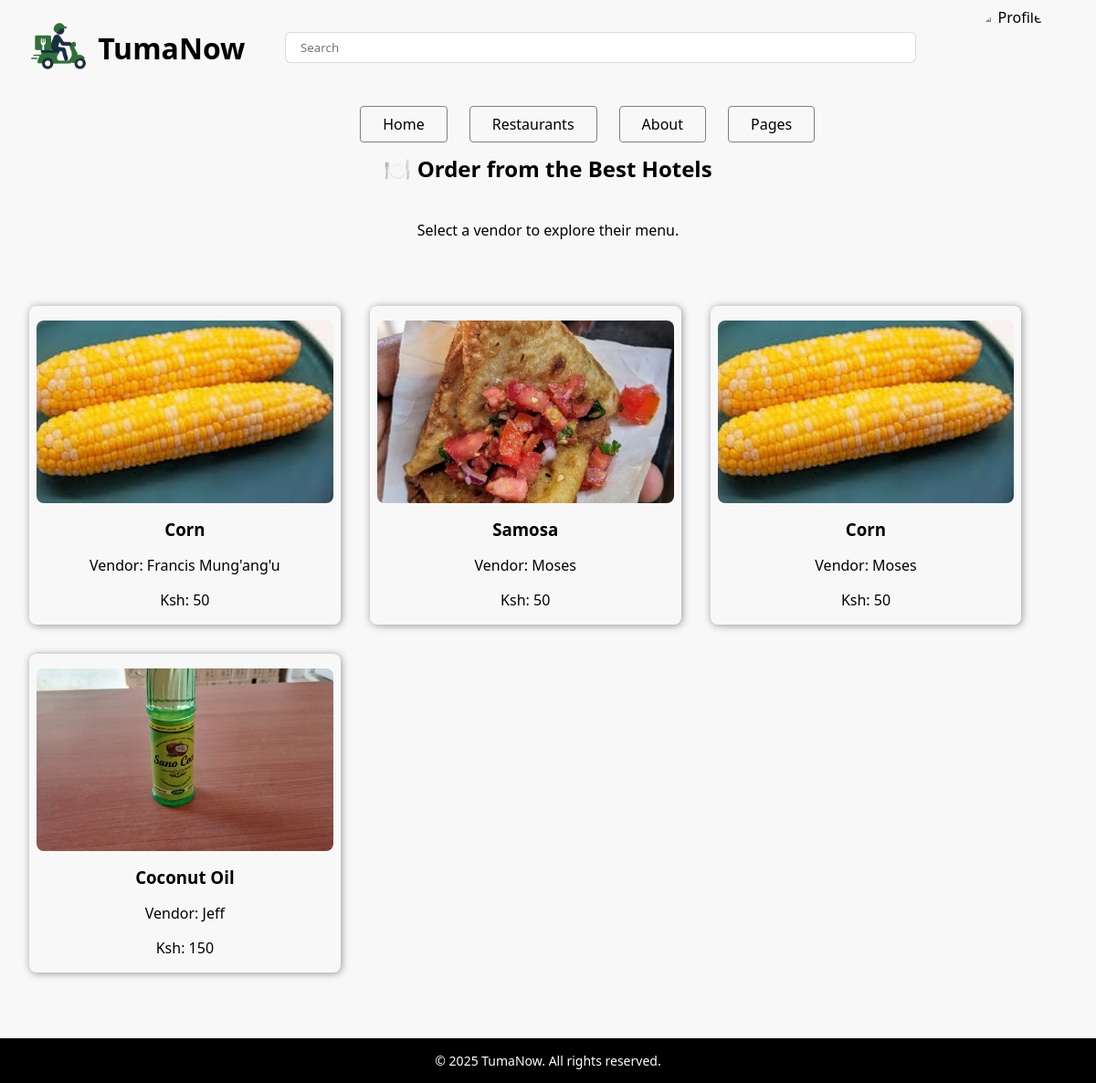
The app's page /menu/ (signed in) with its own data.
### Tumanow_app/models.py (models this page shows, shortened)
class Product(models.Model):
    vendor = models.ForeignKey(Vendor, on_delete=CASCADE)
    name = models.CharField(max_length=100)
    price = models.PositiveIntegerField()
    image = models.ImageField(upload_to='product_images/')
    restaurant = models.ForeignKey('Restaurant', on_delete=models.CASCADE, related_name='menu_items')

class Vendor(models.Model):
    user = models.OneToOneField(User, on_delete=CASCADE)
    vendor_name = models.CharField(max_length=100)
    phone_number = PhoneNumberField()
    restaurant = models.ForeignKey('Restaurant', on_delete=models.CASCADE, related_name='vendor_name')
    def __str__(self):
        return self.vendor_name

### Tumanow_app/views.py (the view)
# urls.py: path('menu/', views.menu, name='menu'),
def menu(request):
    products = Product.objects.all()
    return render(request, 'menu.html', {'products': products})

### Tumanow_app/templates/menu.html (shortened to what this page needs)
{% extends 'base.html' %}
{% load static %}
{% block static_inclusions %}
<link rel="stylesheet" href="{% static 'menu.css' %}" />
{% endblock %}
{% block main %}
<main>
    <section class="vendors-container">
        <h2>🍽️ Order from the Best Hotels</h2>
        <p>Select a vendor to explore their menu.</p>
        <div class="vendors-grid">
            {% for product in products %}
             <a href="{% url 'checkout' id=product.id %}" class="vendor-card">
                <img src="{{ product.image.url }}" alt="Wajeff">
                <h3>{{ product.name }}</h3>
                <p>Vendor: {{ product.vendor }}</p>
                <p>Ksh: {{ product.price }}</p>
            </a>
            {% endfor %}
        </div>
    </section>
</main>
{% endblock %}

### Tumanow_app/static/styles.css (style rules this page uses)
* { margin: 0; padding: 0; box-sizing: border-box; font-family: system-ui, -apple-system, "Segoe UI", Roboto, "Helvetica Neue", Arial, "Noto Sans", sans-serif, "Apple Color Emoji", "Segoe UI Emoji", "Segoe UI Symbol", "Noto Color Emoji"; }
body { font-family: 'Poppins', sans-serif; margin: 0; padding: 0; text-align: center; background-color: #f8f8f8; }
main { min-height: 74vh; }

### Tumanow_app/static/menu.css (style rules this page uses)
.vendors-container { width: 100%; height: auto; text-align: center; display: flex; flex-direction: column; gap: 5vh; }
.vendors-container > .vendors-grid { width: 100%; padding: 4vh; display: flex; flex-wrap: wrap; gap: 4vh; }
.vendors-container > .vendors-grid > a { width: 30%; height: auto; text-decoration: none; color: black; border-radius: 1vh; overflow: hidden; box-shadow: 1px 1px 8px rgba(0, 0, 0, 0.4); transition: 0.3s; display: flex; flex-direction: column; align-items: center; gap: 2vh; padding: 2vh 1vh; }
.vendors-container > .vendors-grid > a > img { width: 100%; height: 25vh; object-fit: cover; border-radius: inherit; }

### records on screen
Product: image (picture), name "Corn", vendor "Francis Mung'ang'u", price "50"
Product: image (picture), name "Samosa", vendor "Moses", price "50"
Product: image (picture), name "Corn", vendor "Moses", price "50"
Product: image (picture), name "Coconut Oil", vendor "Jeff", price "150"
